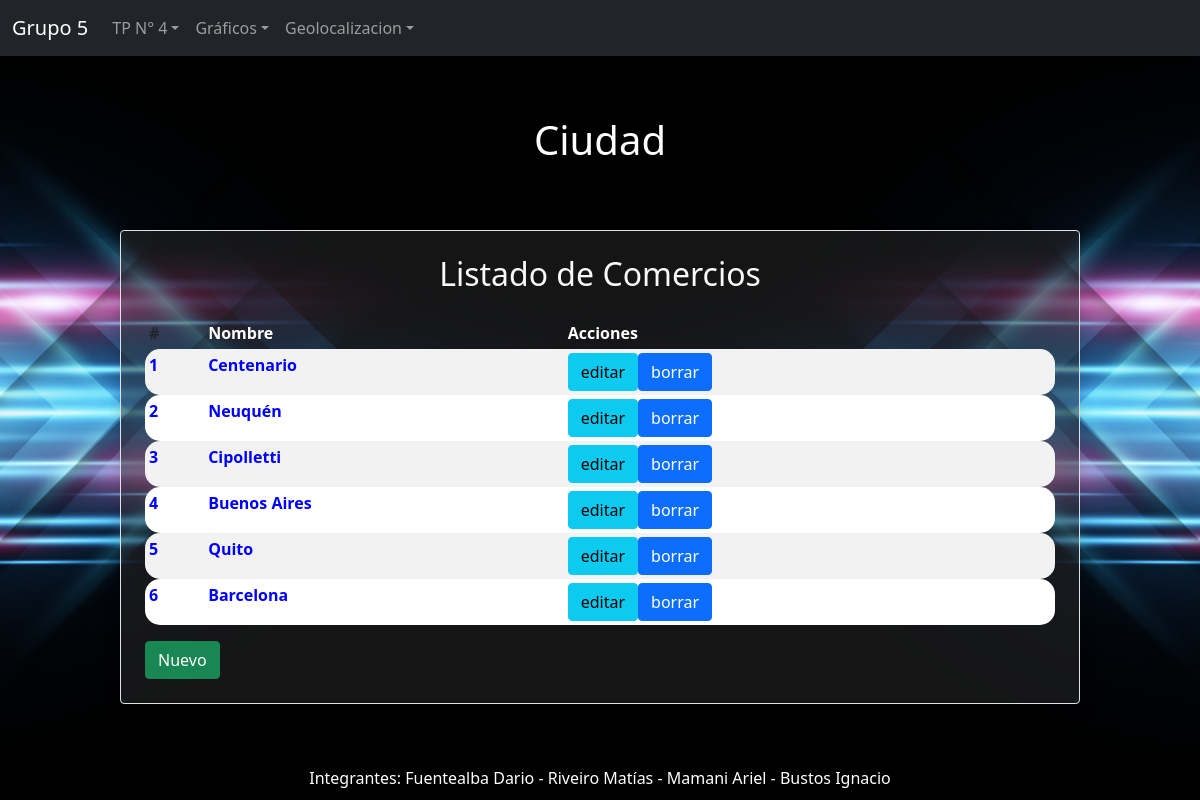
The page /Vista/ciudad/index.php on the database its author committed.
### tables this page shows
CREATE TABLE ciudad (
  ciu_id int(3) NOT NULL PRIMARY KEY,
  ciu_nombre varchar(30) NOT NULL
);

### Vista/ciudad/accion.php (called while the page is built, shortened)
<?php
$titulo = " Ciudad ";
include_once("../Estructura/header.php");
$objTrans = new AbmCiudad();
if (isset($datos['accion'])){
    if($datos['accion']=='listar'){
        $lista = convert_array($objTrans->buscar(null));
    }
    }
?>

### Util/funciones.php (called while the page is built, shortened)
<?php
spl_autoload_register(function ($class_name){
    $directorys = array(
        $GLOBALS['ROOT'].'Modelo/',
        $GLOBALS['ROOT'].'Modelo/Conector/',
        $GLOBALS['ROOT'].'Control/'
        );
});
function dismount($object) {
    $reflectionClass = new ReflectionClass(get_class($object));
    $array = array();
    foreach ($reflectionClass->getProperties() as $property) {
        $property->setAccessible(true);
        $array[$property->getName()] = $property->getValue($object);
    }
    return $array;
}
function convert_array($param) {
    $_AAux= array();
    if (!empty($param)) {
        if (count($param)){
            foreach($param as $obj) {
                array_push($_AAux,dismount($obj));
            }
        }
    }
    return $_AAux;
}
?>

### Modelo/Ciudad.php (called while the page is built, shortened)
<?php
class Ciudad {
    public static function listar($parametro=""){
        $arreglo = array();
        $base = new BaseDatos();
        $sql = "SELECT * FROM ciudad ";
        if ($parametro != "") {
            $sql .= " WHERE " .$parametro;
        }
        $res = $base->Ejecutar($sql);
        if($res > -1){
            if($res > 0){
                while ($row = $base->Registro()){
                    $obj = new Ciudad();
                    $obj->setear($row['ciu_id'], $row['ciu_nombre']);
                    array_push($arreglo, $obj);
                }
            }
        }else{
            self::setmensajeoperacion("Ciudad->listar: ".$base->getError());
        }
        return $arreglo;
    }
}
?>

### Modelo/Conector/BaseDatos.php (called while the page is built, shortened)
<?php
class BaseDatos extends PDO {
  	private $indice;
  	private $resultado;
    public function __construct(){
        $this->indice =0;
    }
    public function setSQL($e){
        return "\n".$this->sql = $e;
    }
    public function Ejecutar($sql){
        if ( stristr($sql,"select")){
            $resp =  $this->EjecutarSelect($sql);
        }
        return $resp;
   }
   private function EjecutarSelect($sql){
       $cant = -1;
       $resultado=parent::query($sql);
       if(!$resultado){
           $this->analizarDebug();
       }else {
          $arregloResult = $resultado->fetchAll();
          $cant = count($arregloResult);
       }
       return $cant;
   }
   public function Registro() {
       $filaActual = false;
       $indiceActual = $this->getIndice();
       if ($indiceActual>=0) {
           $filas = $this->getResultado();
           if($indiceActual<count($filas)){
               $filaActual =  $filas[$indiceActual];
           }else {
               $this->setIndice(-1);
           }
       }
       return $filaActual;
   }
   private function setIndice ($valor){
       $this->indice = $valor;
   }
   private function getIndice (){
       return $this->indice;
   }
   private function setResultado($valor){
       $this->resultado = $valor;
   }
   private function getResultado(){
      return $this->resultado;
   }
}

### Control/AbmCiudad.php (called while the page is built, shortened)
<?php
class AbmCiudad{
    public function buscar($param){
        $where = " true ";
        $arreglo = Ciudad::listar($where);
        return $arreglo;
    }
}
?>

### Vista/ciudad/index.php (the view, shortened to what this page needs)
<?php
include_once("../Estructura/header.php");
include_once("accion.php");
?>
<div class="divtitulo">
    <h1><?php echo $titulo;?></h1>
</div>
<div class="container_auto mt-3 mt-5 p-4 border rounded shadow text-light">
  <div class="text-center mb-4">
    <h2>Listado de Comercios</h2>
  </div>
    <div class="table-responsive">
        <table class="table table-striped table-sm">
            <thead>
            <tr>
                <th scope="col">#</th>
                <th class="text-white" scope="col">Nombre</th>
                <th class="text-white" scope="col">Acciones</th>
            </tr>
            </thead>
            <tbody>
    <?php
    if( count($lista)>0){
        foreach ($lista as $ciudad) {
            echo '<tr><td>'.$ciudad['ciu_id'].'</td>';
            echo '<td>'.$ciudad['ciu_nombre'].'</td>';
            echo '<td><a class="btn btn-info" role="button" href="editar.php?accion=editar&ciu_id='.$ciudad['ciu_id'].'">editar</a>';
            echo '<a class="btn btn-primary" role="button" href="editar.php?accion=borrar&ciu_id='.$ciudad['ciu_id'].'">borrar</a></td></tr>';
        }
    }
    ?>
            </tbody>
        </table>
    </div>
    <div class="row float-right">
        <div class="col-md-12 float-right">
            <a class="btn btn-success" role="button" href="editar.php?accion=nuevo&ciu_id=-1">Nuevo</a>
        </div>
    </div>
</div>
<?php
include_once("../Estructura/footer.php");
?>

### Vista/css/estilos.css (style rules this page uses)
body { padding-bottom: 100px; background-image: url(../../Archivos/flechas.jpg); background-size: cover; background-repeat: no-repeat; background-position: center; }
.container_auto, .container_persona { color: white; font-weight: bold; margin-top: 5px; width: 80%; margin-left: 10%; padding: 5px; text-align: justify; background-color: rgba(42, 42, 44, 0.5); border-radius: 15px; }
.table-striped tbody tr td:first-child { border-top-left-radius: 15px; border-bottom-left-radius: 15px; overflow: hidden; }
.table-striped tbody tr td:last-child { border-top-right-radius: 15px; border-bottom-right-radius: 15px; overflow: hidden; }
.table-striped { border-collapse: separate; border-spacing: 0; }
.table-striped td { border: none; }
.table-striped th { border: none; }
.table-striped tbody tr { color: blue; }
.table-striped tbody tr:nth-of-type(odd) { background-color: white; color: blue; }
.table-striped tbody tr:nth-of-type(even) { background-color: white; color: blue; }
.divtitulo { background-color: transparent; color: white; font-weight: bold; width: 100%; margin: 0; padding: 10px; padding-top: 5%; text-align: center; box-sizing: border-box; }

### rows shown on the page
ciudad: ciu_id "1", ciu_nombre "Centenario"
ciudad: ciu_id "2", ciu_nombre "Neuquén"
ciudad: ciu_id "3", ciu_nombre "Cipolletti"
ciudad: ciu_id "4", ciu_nombre "Buenos Aires"
ciudad: ciu_id "5", ciu_nombre "Quito"
ciudad: ciu_id "6", ciu_nombre "Barcelona"

### other values the page prints
$titulo "Ciudad"
